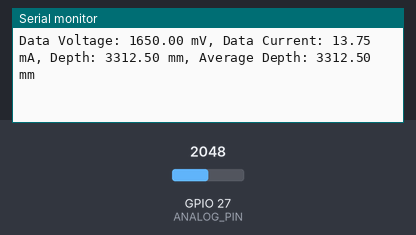
The sketch below on a simulated ESP32. Shown: the last lines printed to the serial monitor. The inputs (shaded band) are chosen by the test bench; at power-on: GPIO 27 (ANALOG_PIN) = 2048.

Above: at 2.8 s.
2.9 s: GPIO 27 (ANALOG_PIN) set to 2866
At 3.8 s:
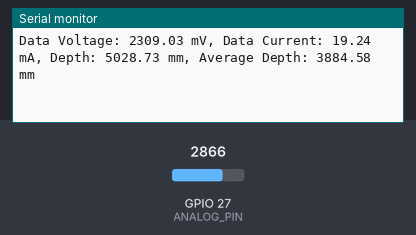
4.4 s: GPIO 27 (ANALOG_PIN) set to 3603
At 5.4 s:
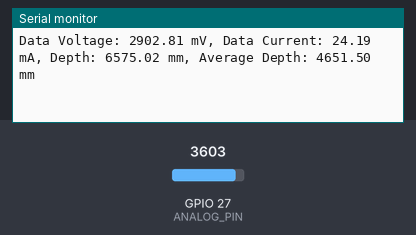
Timing chart, 0 to 7.4 s (numbered marks = the images above; inputs shaded):
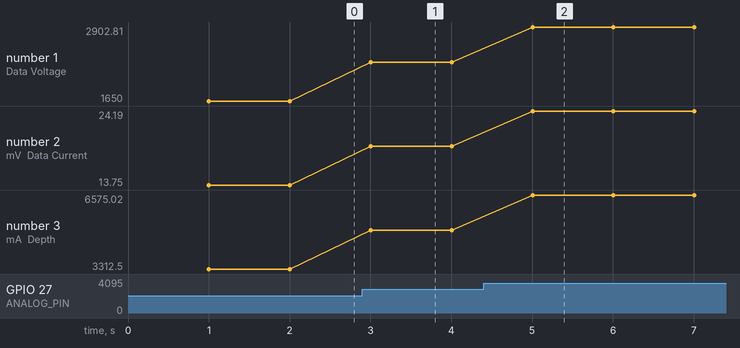

The sketch:

test_Presion.ino
```cpp
// (licence header left out)
#define ANALOG_PIN 27
#define RANGE 5000 // Depth measuring range 5000mm (for water)
#define VREF 3300 // ADC's reference voltage on your ESP32, typically 3300mV
#define CURRENT_INIT 3.15 // Adjust this to the current reading at 0mm depth (unit: mA)
#define DENSITY_WATER 1 // Pure water density normalized to 1
#define PRINT_INTERVAL 1000
#define BUFFER_SIZE 20 // Define the size of the buffer

float depthBuffer[BUFFER_SIZE]; // Array to store depth readings
int bufferIndex = 0; // Current index in the buffer
bool bufferFilled = false; // Flag to check if buffer is filled

float dataVoltage;
float dataCurrent, depth; // unit: mA
unsigned long timepoint_measure;

void setup()
{
  Serial.begin(115200);
  pinMode(ANALOG_PIN, INPUT);
  timepoint_measure = millis();

  // Initialize depth buffer with zeros
  for (int i = 0; i < BUFFER_SIZE; i++) {
    depthBuffer[i] = 0.0;
  }
}

void loop()
{
  if (millis() - timepoint_measure > PRINT_INTERVAL) {
    timepoint_measure = millis();

    // Read the analog value and calculate depth
    dataVoltage = analogRead(ANALOG_PIN) / 4096.0 * VREF;
    dataCurrent = dataVoltage / 120.0; // Sense Resistor: 120 ohm
    depth = (dataCurrent - CURRENT_INIT) * (RANGE / DENSITY_WATER / 16.0); // Calculate depth from current readings

    if (depth < 0) {
      depth = 0.0;
    }

    // Store the depth reading in the buffer
    depthBuffer[bufferIndex] = depth;
    bufferIndex++;

    // Check if the buffer is filled
    if (bufferIndex >= BUFFER_SIZE) {
      bufferIndex = 0; // Reset buffer index
      bufferFilled = true; // Set buffer filled flag
    }

    // Calculate the average depth if the buffer is filled
    float averageDepth = 0.0;
    if (bufferFilled) {
      for (int i = 0; i < BUFFER_SIZE; i++) {
        averageDepth += depthBuffer[i];
      }
      averageDepth /= BUFFER_SIZE;
    } else {
      for (int i = 0; i < bufferIndex; i++) {
        averageDepth += depthBuffer[i];
      }
      averageDepth /= bufferIndex;
    }

    // Serial print intermediate values and results
    Serial.print("Data Voltage: ");
    Serial.print(dataVoltage);
    Serial.print(" mV, Data Current: ");
    Serial.print(dataCurrent);
    Serial.print(" mA, Depth: ");
    Serial.print(depth);
    Serial.print(" mm, Average Depth: ");
    Serial.print(averageDepth);
    Serial.println(" mm");
  }
}
```

Measured:
- after the input at 2.9 s, the serial monitor: prints a new line after 0.10 s (image 1)
- after the input at 4.4 s, the serial monitor: prints a new line after 0.61 s (image 2)
- plotted number 1: 1650 → 2309.03 after the input at 2.9 s, 2309.03 → 2902.81 after the input at 4.4 s
- plotted number 2: 13.75 → 19.24 after the input at 2.9 s, 19.24 → 24.19 after the input at 4.4 s
- plotted number 3: 3312.5 → 5028.73 after the input at 2.9 s, 5028.73 → 6575.02 after the input at 4.4 s
